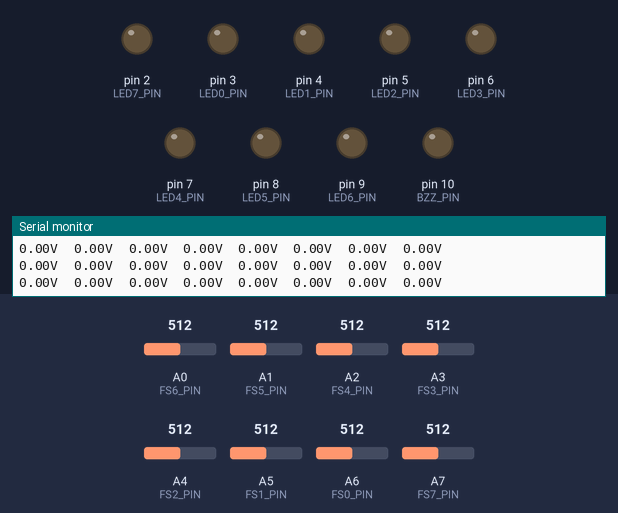
A sketch run on a simulated Arduino Nano, built with avr-gcc and run on an emulated ATmega328P. Shown: output pins drawn as LEDs (lit = HIGH), the last lines printed to the serial monitor. Dashed ring = blinking. Inputs (shaded band) come from the test bench; at power-on: A0 (FS6_PIN) = 512, A1 (FS5_PIN) = 512, A2 (FS4_PIN) = 512, A3 (FS3_PIN) = 512, A4 (FS2_PIN) = 512, A5 (FS1_PIN) = 512, A6 (FS0_PIN) = 512, A7 (FS7_PIN) = 512.

Above: at 1.2 s.
1.3 s: A0 (FS6_PIN) set to 536
2.8 s: A0 (FS6_PIN) set to 568
At 3.14 s:
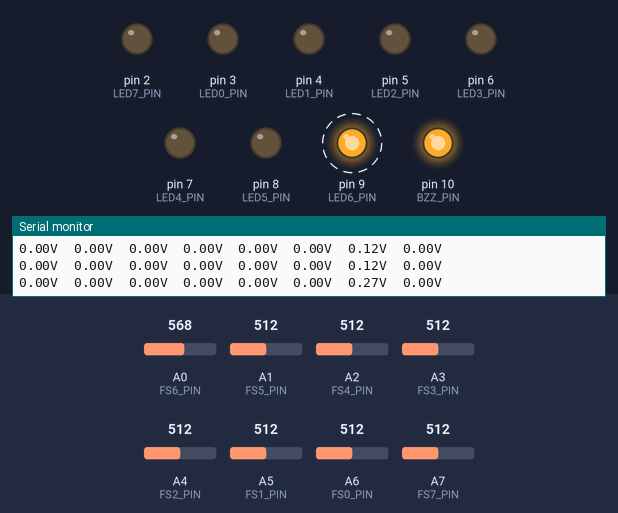
At 4.23 s:
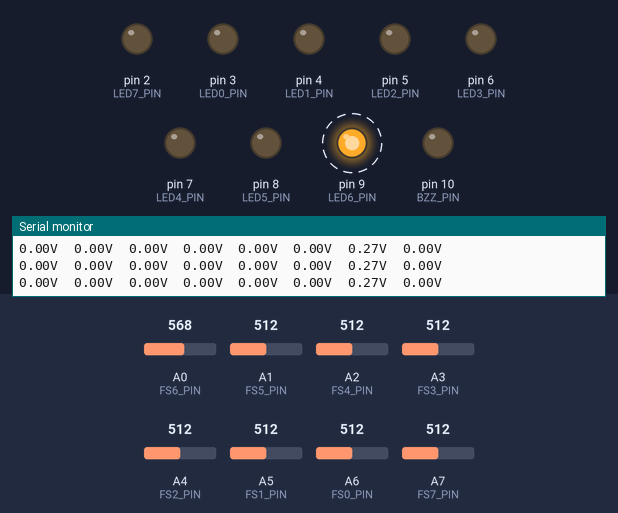
5.8 s: A1 (FS5_PIN) set to 537
8.8 s: A1 (FS5_PIN) set to 561
At 10.94 s:
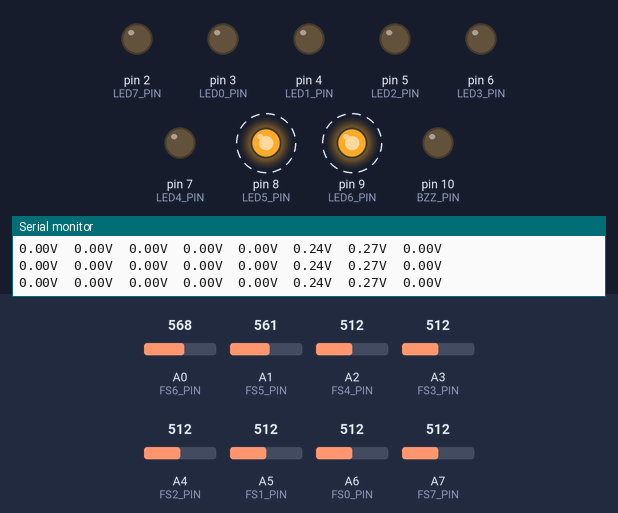
11.8 s: A2 (FS4_PIN) set to 536
14.8 s: A2 (FS4_PIN) set to 568
At 15.82 s:
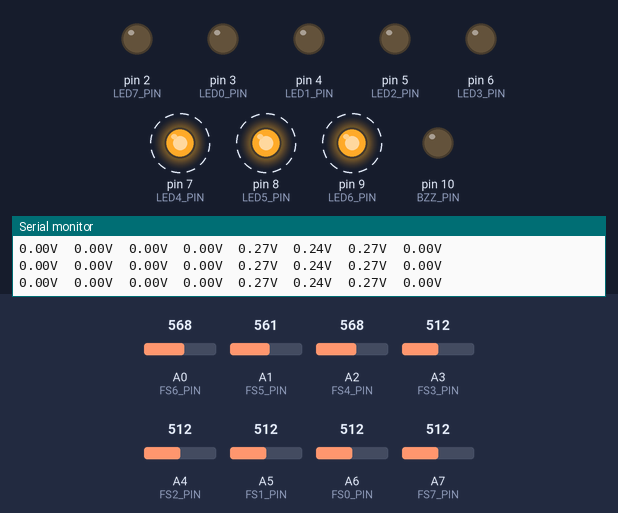
Timing chart, 0 to 45.7 s (numbered marks = the images above; inputs shaded):
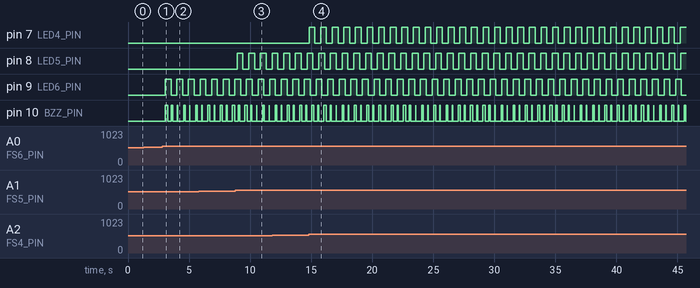

Measured:
- the behaviour switches between 552 and 553 on A0 (FS6_PIN) (found by bisection; images 0 and 1)
- the behaviour switches between 552 and 553 on A1 (FS5_PIN) (found by bisection; images 2 and 3)
- the behaviour switches between 552 and 553 on A2 (FS4_PIN) (found by bisection; images 3 and 4)
- after the input at 2.8 s, pin 9 (LED6_PIN): alternates HIGH for 0.47 s and LOW for 0.48 s, starting after 0.25 s; pin 10 (BZZ_PIN): LOW → HIGH after 0.25 s, → LOW 0.20 s later, → HIGH 0.30 s later, → LOW 0.11 s later, … (12 changes in this stretch)
- after the input at 8.8 s, pin 8 (LED5_PIN): alternates HIGH for 0.48 s and LOW for 0.48 s, starting after 0.14 s
- after the input at 14.8 s, pin 7 (LED4_PIN): alternates HIGH for 0.48 s and LOW for 0.48 s, starting at once

The sketch:

flamesensor360.ino
```cpp
// Libraries included
#include "config.h"
#include "led.h"
#include "FlameSensor.h"
#include "Buzzer.h"
#include "Thread.h"
#include "ThreadController.h"

// Thread Controllers
ThreadController System; // to manage all system Threads
ThreadController Leds;
ThreadController Sensors;

// System Functions
void initSensors();
void calibrateSensors(int samples);
void printSensors();
void searchForFlames();

// System Threads
Thread ThreadSearchForFlames(searchForFlames, 200);

FlameSensor flameSensors[FS_COUNT] = {
    FlameSensor (FS0_PIN, 2),
    FlameSensor (FS1_PIN, 2),
    FlameSensor (FS2_PIN, 2),
    FlameSensor (FS3_PIN, 2),
    FlameSensor (FS4_PIN, 2),
    FlameSensor (FS5_PIN, 2),
    FlameSensor (FS6_PIN, 2),
    FlameSensor (FS7_PIN, 2)
};

LED leds[LED_COUNT] = {
    LED(LED0_PIN, LOW),
    LED(LED1_PIN, LOW),
    LED(LED2_PIN, LOW),
    LED(LED3_PIN, LOW),
    LED(LED4_PIN, LOW),
    LED(LED5_PIN, LOW),
    LED(LED6_PIN, LOW),
    LED(LED7_PIN, LOW)
};

Buzzer buzzer(BZZ_PIN, LOW);

void setup() {
    // Start the logging serial port
    LOG.begin(LOG_SPEED);

    // Print the project name and version
    LOG.print(PROJECT_NAME); LOG.print(" "); LOG.println(PROJECT_VERSION);

    // Add System Threads to the System Trhead Controller
    System.add(&ThreadSearchForFlames);
    System.add(&Sensors);
    System.add(&Leds);
    System.add(&buzzer);

    // Setup the interface
    initLeds();

    // Setup the sensors
    initSensors();

    // Setup the buzzer
    initBuzzer();

    // Calibrate the sensors
    LOG.println("Calibrating the sensors...");
    calibrateSensors(20);
    LOG.println("Sensors calibrated!");
}

// The main function
void loop() {
    // Execute the Main Thread Controller
    System.run();
}

// Init LEDs
void initLeds() {
    for (int led = 0; led < LED_COUNT; led++) {
        leds[led].setInterval(1000);
        Leds.add(&leds[led]);
    }
}

// Init sensors
void initSensors() {
    for (int fs = 0; fs < FS_COUNT; fs++) {
        flameSensors[fs].setInterval(100);
        Sensors.add(&flameSensors[fs]);
    }
}

// Init buzzer
void initBuzzer() {
    buzzer.setInterval(BZZ_MAX_INTERVAL);
}

// Print sensors voltage reading
void printSensors() {
    for (int fs = 0; fs < FS_COUNT; fs++) {
        LOG.print(flameSensors[fs].voltage);
        LOG.print("V\t");
    }
    LOG.print("\n");
}

// Calibrate the sensors and print offsets calibrated
void calibrateSensors(int samples) {
    for (int fs = 0; fs < FS_COUNT; fs++) {
        flameSensors[fs].calibrate();
    }
    for (int fs = 0; fs < FS_COUNT; fs++) {
        LOG.print(flameSensors[fs].offset);
        LOG.print("\t");
    }
    LOG.print("\n");
}

// Search for flames and blink the respective leds
void searchForFlames() {
    printSensors();
    bool flameFound = false;
    for (int fs = 0; fs < FS_COUNT; fs++) {
        if (flameSensors[fs].voltage < FS_MIN_VOLTAGE) {
            leds[fs].enabled = false;
            leds[fs].off();
        } else {
            unsigned int interval = voltageToInterval(flameSensors[fs].voltage);
            leds[fs].enabled = true;
            leds[fs].setInterval(interval);

            flameFound = true;
        }

        if (flameFound) {
            buzzer.enabled = true;
        } else {
            buzzer.enabled = false;
            buzzer.off();
        }
    }
}

// Convert voltage to time interval
float voltageToInterval (float voltage) {
    return (LED_MIN_INTERVAL + (1.0 - voltage / FS_MAX_VOLTAGE)  * (LED_MAX_INTERVAL - LED_MIN_INTERVAL));
}
```

buzzer.h
```cpp
#ifndef Buzzer_h
#define Buzzer_h

#include "Thread.h"

class Buzzer: public Thread {
public:
    boolean state;
	int pin;

    Buzzer (int pin, bool state) {
        this->pin = pin;
        this->state = state;

        pinMode(pin, OUTPUT);
        digitalWrite(pin, state);
    }

    void off() {
        state = false;
        digitalWrite(pin, state);
    }

    void on(){
        state = true;
        digitalWrite(pin, state);
    }

	void run(){
        state = !state;
        digitalWrite(pin, state);
		runned();
	}
};

#endif
```

flamesensor.h
```cpp
#ifndef FLAME_SENSOR_h
#define FLAME_SENSOR_h

class FlameSensor : public Thread {
public:
	int pin;
    int samples;
    int adc;
    int offset = -1;
    float voltage;
    float distance;

    FlameSensor (int pin, int samples) {
        this->pin = pin;
        this->samples = samples;
        pinMode(pin, INPUT);
    }

    void calibrate() {
        int reading = analogRead(pin);
        if (reading > offset)
            offset = reading;
    }

	void run() {
        adc = 0;
        for (int s = 0; s < samples; s++) {
            if (offset > 0)
                adc += analogRead(pin) - offset;
            else
                adc += analogRead(pin);
        }
        adc /= samples;
        voltage =  (float) adc / 1024.0 * 5.0;
        distance = voltage;
		runned();
	}
};

#endif
```

led.h
```cpp
#ifndef LED_h
#define LED_h

#include "Thread.h"

class LED: public Thread {
public:
    boolean state;
	int pin;

    LED (int pin, bool state) {
        this->pin = pin;
        this->state = state;

        pinMode(pin, OUTPUT);
        digitalWrite(pin, state);
    }

    void off() {
        state = false;
        digitalWrite(pin, state);
    }

    void on(){
        state = true;
        digitalWrite(pin, state);
    }

	void run(){
        state = !state;
        digitalWrite(pin, state);
		runned();
	}
};

#endif
```

config.h
```cpp
#ifndef CONFIG_h
#define CONFIG_h

// Project info
#define PROJECT_NAME "Flame Sensor 360"
#define PROJECT_VERSION "v1.0"

// Logging settings
#define LOG_ENABLED true
#define LOG if(LOG_ENABLED) Serial
#define LOG_SPEED 115200

// Sensors Pinout
#define FS_COUNT 8
#define FS0_PIN A6
#define FS1_PIN A5
#define FS2_PIN A4
#define FS3_PIN A3
#define FS4_PIN A2
#define FS5_PIN A1
#define FS6_PIN A0
#define FS7_PIN A7
#define FS_MIN_VOLTAGE 0.20 // V
#define FS_MAX_VOLTAGE 5.0 // V

// LEDs Pinout
#define LED_COUNT 8
#define LED0_PIN 3
#define LED1_PIN 4
#define LED2_PIN 5
#define LED3_PIN 6
#define LED4_PIN 7
#define LED5_PIN 8
#define LED6_PIN 9
#define LED7_PIN 2
#define LED_MIN_INTERVAL 50 // ms
#define LED_MAX_INTERVAL 500 // ms

// LEDs Pinout
#define BZZ_PIN 10
#define BZZ_MIN_INTERVAL 50 // ms
#define BZZ_MAX_INTERVAL 500 // ms

#endif
```
